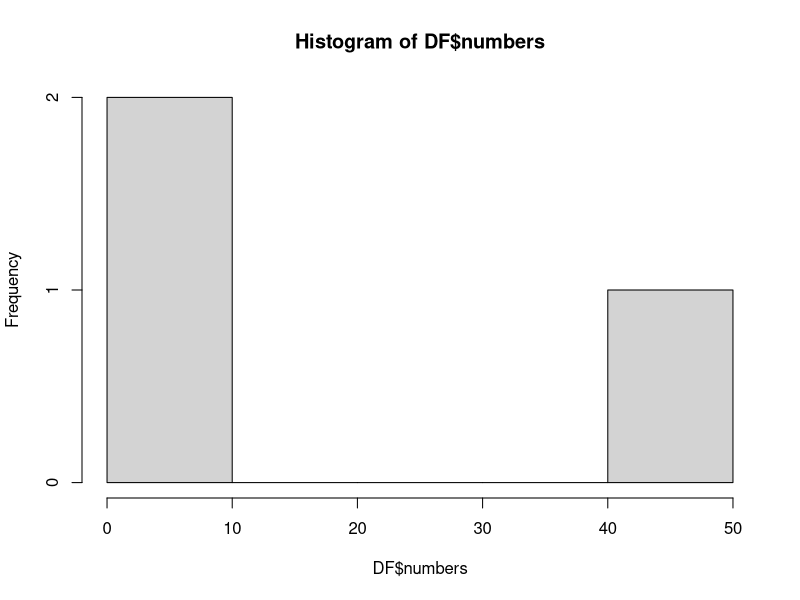

This figure's R source:
## ---- chunk 1
x <- 10
## ---- chunk 2
if (is.numeric(x)) {
    as.character(x)
}

if (x > 0) {
    print('positive')
} else if (x < 0) {
    print('negative')
}

if (x %% 3) {
    print(x %% 3)
}
## ---- chunk 3
DF <- data.frame(colors = c('red', 'green', 'blue'), numbers = c(42.1, 2L, 10))
type <- 'histogram'
## ---- chunk 4
if ('colors' %in% colnames(DF)) {
    DF['colors']
}

if (type == 'histogram') {
    hist(DF$numbers)
}
